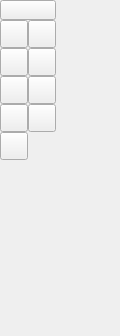
<ui version="4.0" >
 <class>QG_CadToolBarDim</class>
 <widget class="QWidget" name="QG_CadToolBarDim" >
  <property name="geometry" >
   <rect>
    <x>0</x>
    <y>0</y>
    <width>120</width>
    <height>336</height>
   </rect>
  </property>
  <property name="minimumSize" >
   <size>
    <width>56</width>
    <height>336</height>
   </size>
  </property>
  <property name="windowTitle" >
   <string>Dimension</string>
  </property>
  <widget class="QToolButton" name="bBack" >
   <property name="geometry" >
    <rect>
     <x>0</x>
     <y>0</y>
     <width>56</width>
     <height>20</height>
    </rect>
   </property>
   <property name="iconSize" >
    <size>
     <width>18</width>
     <height>18</height>
    </size>
   </property>
  </widget>
  <widget class="QToolButton" name="bAligned" >
   <property name="geometry" >
    <rect>
     <x>0</x>
     <y>20</y>
     <width>28</width>
     <height>28</height>
    </rect>
   </property>
   <property name="iconSize" >
    <size>
     <width>18</width>
     <height>18</height>
    </size>
   </property>
  </widget>
  <widget class="QToolButton" name="bLinear" >
   <property name="geometry" >
    <rect>
     <x>28</x>
     <y>20</y>
     <width>28</width>
     <height>28</height>
    </rect>
   </property>
   <property name="iconSize" >
    <size>
     <width>18</width>
     <height>18</height>
    </size>
   </property>
  </widget>
  <widget class="QToolButton" name="bLinearHor" >
   <property name="geometry" >
    <rect>
     <x>0</x>
     <y>48</y>
     <width>28</width>
     <height>28</height>
    </rect>
   </property>
   <property name="iconSize" >
    <size>
     <width>18</width>
     <height>18</height>
    </size>
   </property>
  </widget>
  <widget class="QToolButton" name="bLinearVer" >
   <property name="geometry" >
    <rect>
     <x>28</x>
     <y>48</y>
     <width>28</width>
     <height>28</height>
    </rect>
   </property>
   <property name="iconSize" >
    <size>
     <width>18</width>
     <height>18</height>
    </size>
   </property>
  </widget>
  <widget class="QToolButton" name="bRadial" >
   <property name="geometry" >
    <rect>
     <x>0</x>
     <y>104</y>
     <width>28</width>
     <height>28</height>
    </rect>
   </property>
   <property name="iconSize" >
    <size>
     <width>18</width>
     <height>18</height>
    </size>
   </property>
  </widget>
  <widget class="QToolButton" name="bDiametric" >
   <property name="geometry" >
    <rect>
     <x>28</x>
     <y>104</y>
     <width>28</width>
     <height>28</height>
    </rect>
   </property>
   <property name="iconSize" >
    <size>
     <width>18</width>
     <height>18</height>
    </size>
   </property>
  </widget>
  <widget class="QToolButton" name="bAngular" >
   <property name="geometry" >
    <rect>
     <x>0</x>
     <y>132</y>
     <width>28</width>
     <height>28</height>
    </rect>
   </property>
   <property name="iconSize" >
    <size>
     <width>18</width>
     <height>18</height>
    </size>
   </property>
  </widget>
  <widget class="QToolButton" name="bLeader" >
   <property name="geometry" >
    <rect>
     <x>28</x>
     <y>76</y>
     <width>28</width>
     <height>28</height>
    </rect>
   </property>
   <property name="iconSize" >
    <size>
     <width>18</width>
     <height>18</height>
    </size>
   </property>
  </widget>
  <widget class="QToolButton" name="bOrdinate" >
   <property name="geometry" >
    <rect>
     <x>0</x>
     <y>76</y>
     <width>28</width>
     <height>28</height>
    </rect>
   </property>
   <property name="iconSize" >
    <size>
     <width>18</width>
     <height>18</height>
    </size>
   </property>
  </widget>
 </widget>
 <resources>
  <include location="../../qcadguiqt.qrc" />
 </resources>
 <connections/>
</ui>
